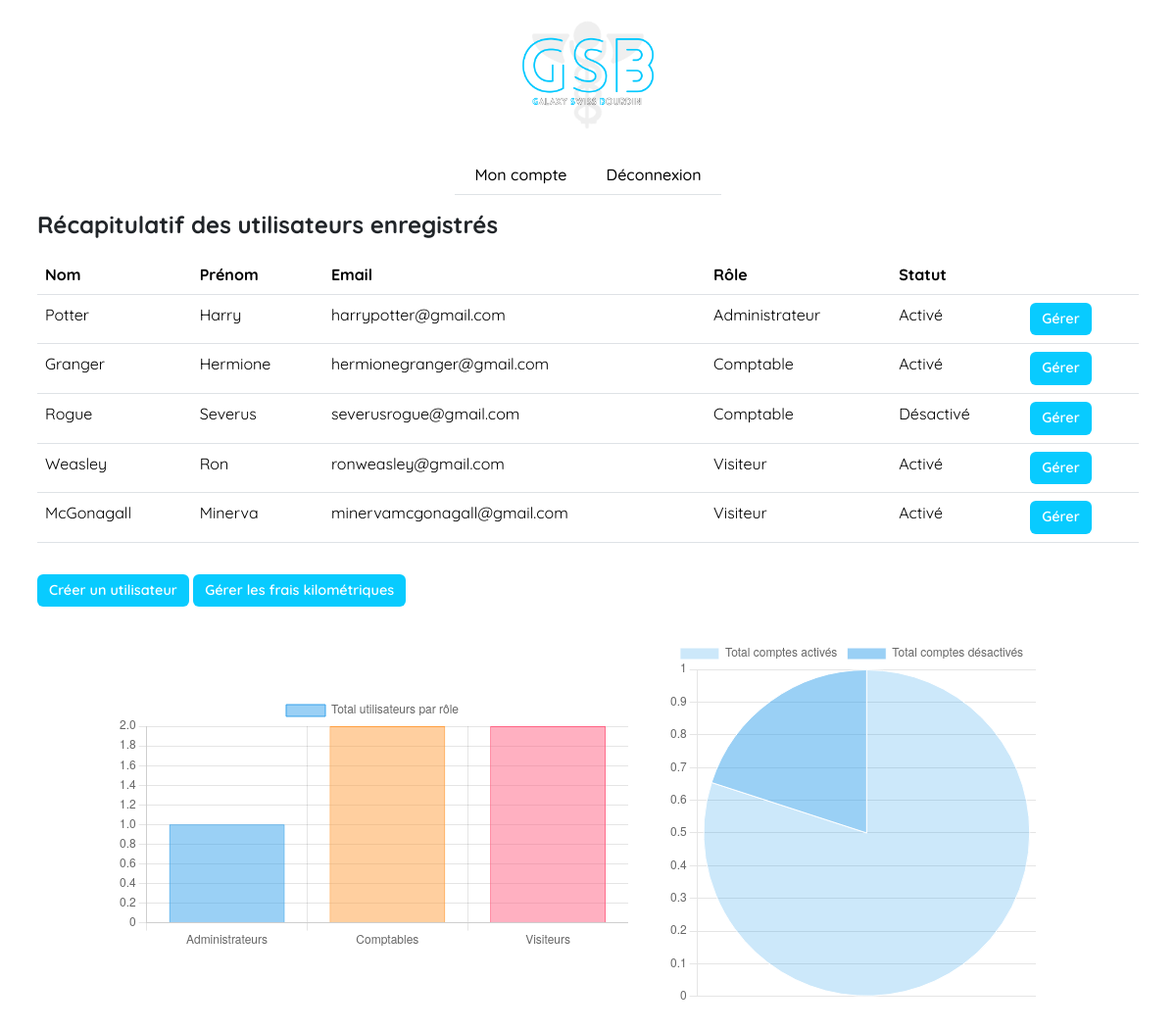
The app's page /controllers/portals/administrator.php (signed in) with its own data.
### tables this page shows
CREATE TABLE IF NOT EXISTS `users` (
  `user_id` int NOT NULL AUTO_INCREMENT,
  `kilometer_costs_id` int DEFAULT NULL,
  `role_id` int NOT NULL,
  `first_name` varchar(255) NOT NULL,
  `last_name` varchar(255) NOT NULL,
  `email` varchar(255) NOT NULL,
  `password` varchar(255) NOT NULL,
  `status` tinyint(1) NOT NULL DEFAULT '1',
  PRIMARY KEY (`user_id`),
  KEY `role_id` (`role_id`),
  KEY `kilometercosts_id` (`kilometer_costs_id`)
);

### controllers/portals/administrator.php (called while the page is built, shortened)
<?php
require("../../models/db.php");
require("../../models/functionalities/ManageUser.php");
$data = get_users_data();
$accountants = 0;
$administrators = 0;
$visitors = 0;
$activated_accounts = 0;
$deactivated_accounts = 0;
foreach ($data as $row) {
    if ($row["role_id"] == 1) {
        $administrators += 1;
    } else if ($row["role_id"] == 2) {
        $accountants += 1;
    } else {
        $visitors += 1;
    }
    if ($row["status"] == 1) {
        $activated_accounts += 1;
    } else {
        $deactivated_accounts += 1;
    }
}
require("../../views/portals/administrator.php");

### models/db.php (called while the page is built)
<?php
function dbConnection()
{
    try {
        $dbConnection = new PDO('mysql:host=localhost:3306; dbname=db_gsb; charset=utf8', 'root', '');
    } catch (Exception $e) {
        die('Connexion échouée. Erreur : ' . $e->getMessage());
    }
    return $dbConnection;
}

### models/functionalities/ManageUser.php (called while the page is built, shortened)
<?php
function get_users_data()
{
    try {
        $sql = "SELECT u.*, kc.*, r.* FROM users u LEFT JOIN kilometer_costs kc ON u.kilometer_costs_id = kc.kilometer_cost_id INNER JOIN role r ON u.role_id = r.role_id";
        $request = dbConnection()->prepare($sql);
        $request->execute();
        $data = $request->fetchAll(PDO::FETCH_ASSOC);
        return $data;
    } catch (Exception $e) {
        $error = "Erreur : " . $e->getMessage();
        return $error;
    }
}

### views/portals/administrator.php (the view, shortened to what this page needs)
<!DOCTYPE html>
<html lang="en">
<head>
  <link rel="stylesheet" href="../../assets/style.css">
  <link href="https://cdn.jsdelivr.net/npm/bootstrap@5.3.2/dist/css/bootstrap.min.css" rel="stylesheet" />
</head>
<body>
  <header class="d-flex flex-column
  justify-content-center align-items-center">
    <img class="img-fluid" style="width: 150px;" src="../../assets/content/logo.png" alt="logo">
    <nav class="navbar">
      <ul class="nav fw-medium border-bottom border-1">
        <li class="nav-item px-1"><a class="nav-link text-black c-nav-link" href="../../controllers/portals/administrator.php?manageAccount">Mon compte</a></li>
        <li class="nav-item px-1"><a class="nav-link text-black c-nav-link" href="../../controllers/portals/administrator.php?logout">Déconnexion</a></li>
      </ul>
    </nav>
  </header>
  <main>
    <div class="container p-2">
      <h2 class="mb-3 fs-4 fw-bold">Récapitulatif des utilisateurs enregistrés</h2>
      <div class="container mb-3 p-0 overflow-auto" style="max-height: 40vh;">
        <table class="table">
          <thead>
            <tr>
              <th>Nom</th>
              <th>Prénom</th>
              <th>Email</th>
              <th>Rôle</th>
              <th>Statut</th>
              <th></th>
            </tr>
          </thead>
          <tbody>
            <?php
            foreach ($data as $row) {
              echo "<tr>
                      <td>" . $row["last_name"] . "</td>
                      <td>" . $row["first_name"] . "</td>
                      <td>" . $row["email"] . "</td>";
              if ($row["role_id"] == "1") {
                echo "<td>Administrateur</td>";
              } else if ($row["role_id"] == "2") {
                echo "<td>Comptable</td>";
              } else {
                echo "<td>Visiteur</td>";
              }
              if ($row["status"] == "1") {
                echo "<td>Activé</td>";
              } else {
                echo "<td>Désactivé</td>";
              }
              echo "<td>
                      <a class='btn btn-primary c-link' href='../../controllers/portals/administrator?manageUser&id=" . $row["user_id"] . "'>Gérer</a>
                      </td>";
            }
            ?>
          </tbody>
        </table>
      </div>
      <a class="btn btn-primary c-link" href="../../controllers/portals/administrator?createUser">Créer
        un utilisateur</a>
      <a class="btn btn-primary c-link" href="../../controllers/portals/administrator?manageKilometerCosts">Gérer
        les frais kilométriques</a>
    </div>
    <div class="container d-flex p-4">
      <div class="row row-cols-1 row-cols-sm-2 row-cols-md-2 justify-content-center align-items-center w-100">
        <div class="col m-2" style="max-width: 800px;">
          <canvas id="administrator-chart-1"></canvas>
        </div>
        <div class="col mx-2" style="max-width: 400px;">
          <canvas id="administrator-chart-2"></canvas>
        </div>
      </div>
    </div>
  </main>
  <script>
    const ctx_1 = document.getElementById("administrator-chart-1");
    const ctx_2 = document.getElementById("administrator-chart-2");
    new Chart(ctx_1, {
      type: "bar",
      data: {
        labels: ["Administrateurs", "Comptables", "Visiteurs"],
        datasets: [{
          label: "Total utilisateurs par rôle",
          data: [<?php echo $administrators ?>, <?php echo $accountants ?>,
            <?php echo $visitors ?>
          ],
          backgroundColor: [
            "rgba(54, 162, 235, 0.5)",
            "rgba(255, 159, 64, 0.5)",
            "rgba(255, 99, 132, 0.5)",
          ],
          borderColor: [
            "rgb(54, 162, 235)",
            "rgb(255, 159, 64)",
            "rgb(255, 99, 132)",
          ],
          borderWidth: 1
        }]
      },
      options: {
        scales: {
          y: {
            beginAtZero: true
          }
        }
      }
    });
    new Chart(ctx_2, {
      type: "pie",
      data: {
        labels: ["Total comptes activés", "Total comptes désactivés"],
        datasets: [{
          data: [<?php echo $activated_accounts ?>, <?php echo $deactivated_accounts ?>],
          backgroundColor: [
            "rgba(54, 162, 235, 0.25)",
            "rgba(54, 162, 235, 0.5)",
          ],
          borderWidth: 1
        }]
      },
      options: {
        scales: {
          y: {
            beginAtZero: true
          }
        }
      }
    });
  </script>
</body>
</html>

### assets/style.css (style rules this page uses)
* { font-family: 'Quicksand', Arial, Helvetica, sans-serif; }
.c-link { background-color: #08cbff !important; border: none !important; font-size: 0.9rem !important; font-weight: 600 !important; }

### records on screen
users: last_name "Potter", first_name "Harry", email "harrypotter@gmail.com", shows "Administrateur", status "Activé"
users: last_name "Granger", first_name "Hermione", email "hermionegranger@gmail.com", shows "Comptable", status "Activé"
users: last_name "Rogue", first_name "Severus", email "severusrogue@gmail.com", shows "Comptable", status "Désactivé"
users: last_name "Weasley", first_name "Ron", email "ronweasley@gmail.com", shows "Visiteur", status "Activé"
users: last_name "McGonagall", first_name "Minerva", email "minervamcgonagall@gmail.com", shows "Visiteur", status "Activé"

### other values on screen
chart data {{ $administrators }} 1
chart data {{ $accountants }} 2
chart data {{ $visitors }} 2
chart data {{ $activated_accounts }} 4
